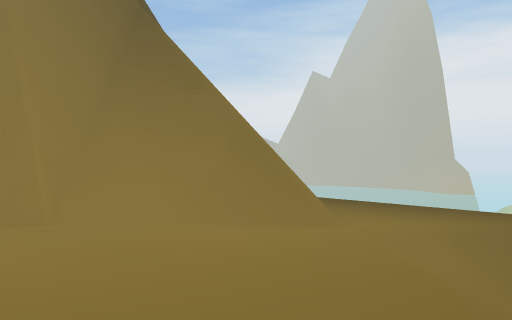
View 1 (above)

16 first-person views from a walk through a 3-D level made in the Unity game engine. The camera is 1.3 m above the floor, looks level and sees 70° across. The floor is counted in squares, 2 m on a side. Each view is taken from the middle of a square. On the plan, view 1 faces up. The plan holds only what a view shows up to about 11 squares ahead; the rest is blank. The place goes on beyond the plan. Some animated figures are not drawn.

View 2
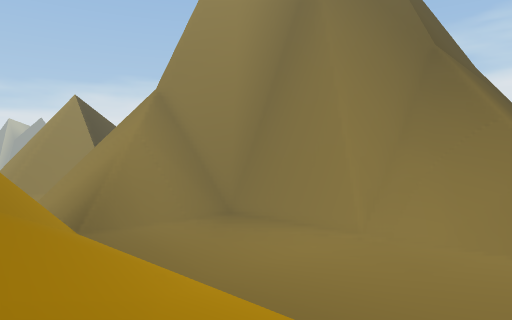

View 3
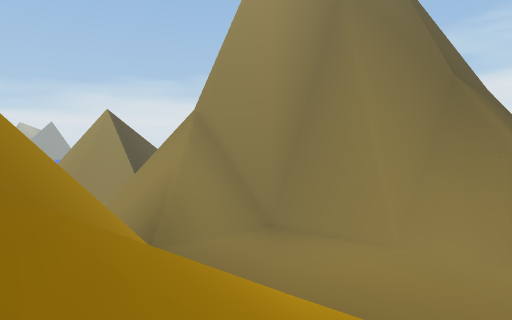

View 4
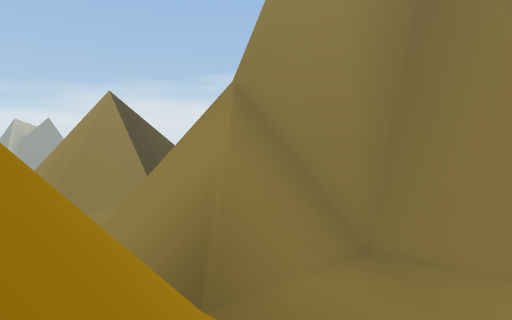

View 5
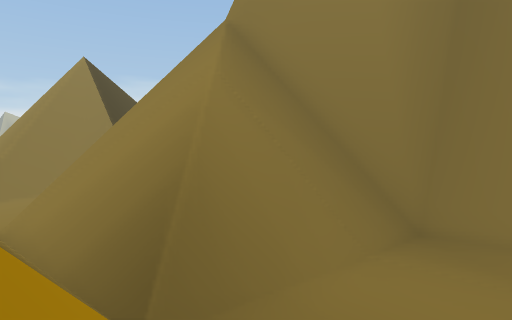

View 6
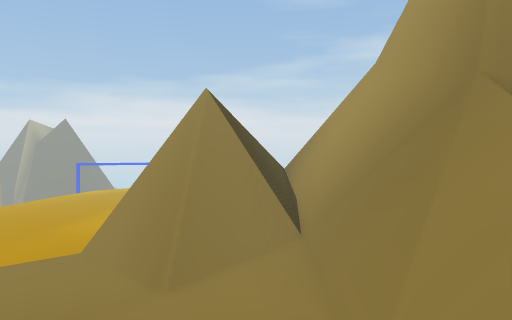

View 7
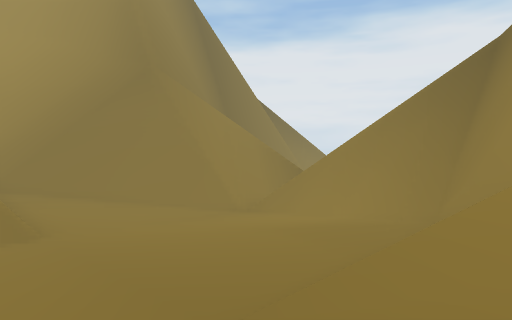

View 8
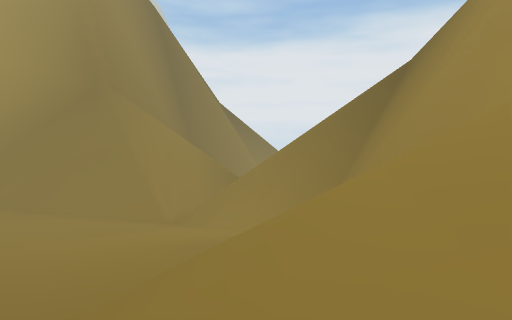

View 9
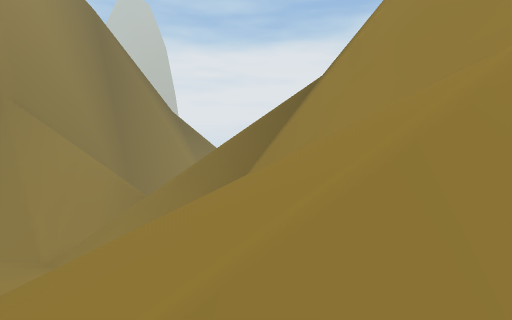

View 10
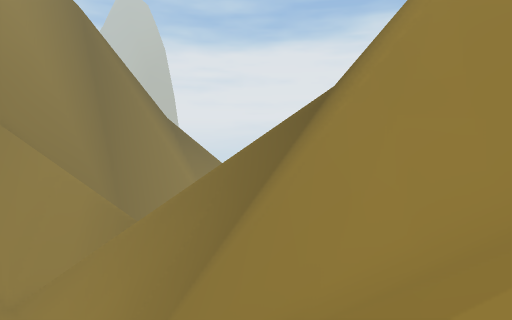

View 11
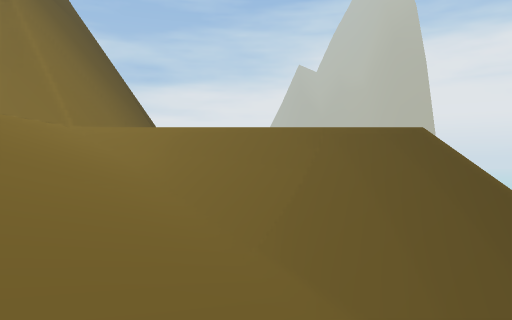

View 12
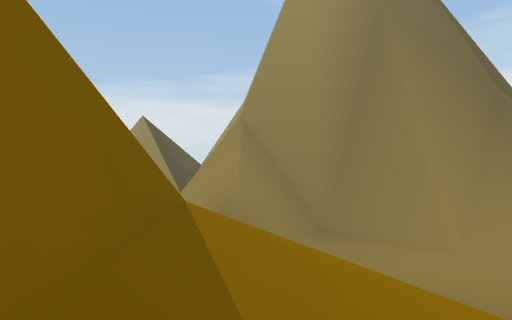

View 13
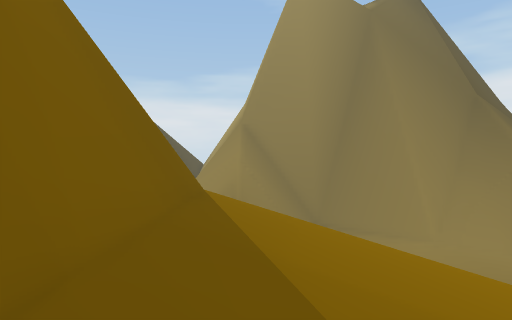

View 14
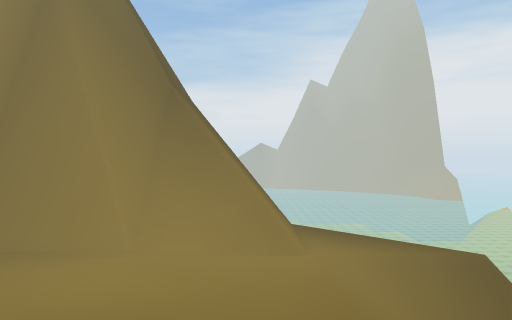

View 15
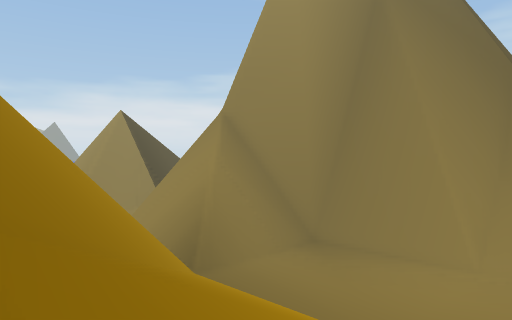

View 16
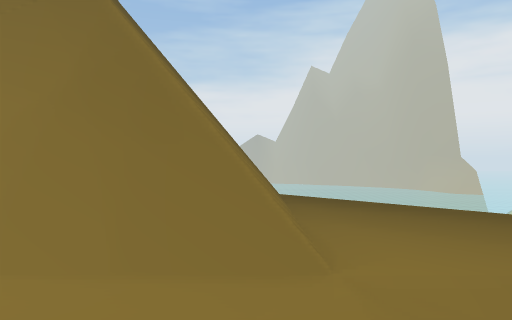

### Floor plan
Key: @ floor where view 1 was taken; # wall or solid block; . main floor; : floor 0.75 m higher than the main floor; + floor 1.5 m higher than the main floor; * floor 4 m higher than the main floor; / step, stairs or slope; = window, fence, low wall or low ledge; v drop or lower ground.
Columns run from 20 left of view 1 to 6 right of it. Each row starts with its distance up from view 1.
 11                      #/
 10                      #./
  9                      #../
  8     ##               #.../
  7   # #####      #######..../
  6  ####vv##########=====.....
  5  #=###v/////........../////
  4  #=:##v/////........../////
  3  #=::##/////........../////
  2 ##=...#/////..........///
  1 ......./////=///////    /
  0 .......//   ##//////@
 -1 .......///  v##/////
 -2  ....:://// vv##//// /
 -3  ....:://///vv ##////
 -4   /////#####v   ##****
 -5   //// ####v/    ##***
 -6 + //// ## vv      ##*
 -7   /////##          # *
 -8  //////##
 -9     ////

Where each view was taken, in squares from view 1:
view 1: 0 up, 0 right, facing up
view 2: 2 down, 1 right, facing up-left
view 3: 4 down, 1 right, facing up-left
view 4: 2 down, 4 left, facing up-left
view 5: 0 up, 6 left, facing up-left
view 6: 3 down, 11 left, facing up-left
view 7: 6 down, 20 left, facing up-right
view 8: 8 down, 19 left, facing up-right
view 9: 9 down, 16 left, facing up-right
view 10: 8 down, 15 left, facing up-right
view 11: 1 up, 4 right, facing up
view 12: 6 down, 0 right, facing up-left
view 13: 7 down, 1 right, facing up-left
view 14: 4 down, 0 right, facing up
view 15: 4 down, 1 left, facing up-left
view 16: 4 up, 1 right, facing up
